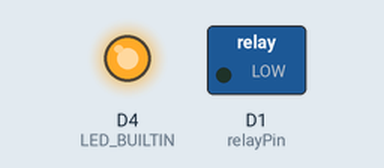
The sketch below on a simulated ESP8266 (Wemos D1 mini). Shown: switched loads named in the sketch (green lamp = pin HIGH), output pins drawn as LEDs (lit = HIGH, except the on-board LED, lit = LOW). WiFi joins after 1.5 s; servers stay silent unless stated; storage starts empty; what the sketch prints to the serial monitor is not drawn.

Above: at 2.1 s.
At 96.2 s:
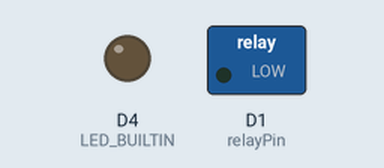
Timing chart, 0 to 97.7 s (numbered marks = the images above):
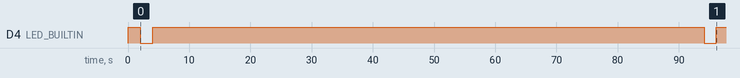

Measured:
- by itself, D4 (LED_BUILTIN): alternates HIGH for 90.1 s and LOW for 2.0 s

The sketch:

ResetFlake.ino
```cpp
//
// ResetFlake - it resets your flaky internet connectin.
//
// Written for ESP8266 (WeMos D1 Mini)
// with Relay Shield, or anything switched via pin D1.
//

#include <ArduinoJson.h>
#include <FS.h>
#include <Time.h>
#include <TimeLib.h>

#include <ESP8266WiFi.h> // default contrib v1.0.0
// #include <WiFiClient.h>
#include <ESP8266WebServer.h>

// See https://github.com/dancol90/ESP8266Ping
#include <ESP8266Ping.h>


//
// -- Configuration
//

const char * ssid = "mywifi";      // overridden in "/config.json"
const char * passwd = "password";

// Use both host name and IP to check that dns and routing are working.
// Do not 100% trust hostname-based ping, because the default router can
// return its own IP for "magic autoconfig", resulting in a successful ping
// but not to the host you think you reached. :o
//
// That said, we *do* need to confirm that DNS is working, so we *also*
// do a host-based ping. You can't win!
//
// I use CenturyLinkTM's DNS server name/IP, because am only interested in
// resetting the fragile C1000A modem when my upstream link dies.
//
const char * pingHost = "resolver1.centurylink.net";
IPAddress pingIp(205, 171, 3, 26);

int relayPin = D1;

//
// -- Advanced configuration
//

//
// Define this to make all the timeouts shorter for debugging.
//
// #define IMPATIENT_DEBUG_MODE 1

// Default interval at which to ping servers
#ifdef IMPATIENT_DEBUG_MODE
#define DEFAULT_POLL_S (15)
#else
#define DEFAULT_POLL_S (90)
#endif

//
// Time to wait after a reset
// Initial wait time is MS + INCREMENT
//
// CenturyLink's docs recommend waiting, what, 2 minutes?
//
// VDSL2 takes literally forever (OK, really about 4 minutes) to renegotiate and
// authenticate.
//
#define RETRY_WAIT_S (240)

#ifdef IMPATIENT_DEBUG_MODE
#define RETRY_WAIT_INCREMENT_S (45)
#else
#define RETRY_WAIT_INCREMENT_S (5)
#endif

// Time to stay off when power cycling
#define STAY_OFF_MS (5000)

// Additional time to stay off on subsequent retries
#define STAY_OFF_INCREMENT (1000)

//
// Ping config: A reset takes >90s, and then everything downstream
// of the modem has to reconfigure. Sometimes the network recovers.
// How long do we keep trying a failed ping before we give up and
// reset the internets? Let's be very patient, and wait for at least
// the length of a pop song.
//
#define PING_RETRY_MS (180000)

//
// Time to wait between pings, when the first one fails
//
#define PING_DELAY_MS (2000)

//
// -- Internal state
//

///
/// Internal reset counter -- this does not keep counting past 5-ish.
///
/// How many consecutive times have we tried a reset and failed?
///
/// (Should be less than 5 or so. Past that we stop counting and therefore
/// also stop increasing wait times etc.)
///
int resetCount = 0;

#define HISTORY_LENGTH (6)

typedef enum SystemStatusEnum
{
  STATUS_UNKNOWN, // 0, not used
  STATUS_OK,
  STATUS_DOWN,
  STATUS_RESETTING,
  STATUS_RESET_WAIT
} SystemStatus;

///
/// Stats
///
class Stats
{
  class OutageHistoryElement
  {
  public:
    time_t start;
    unsigned long length;
    OutageHistoryElement()
    {
      start = now();
      length = 0;
    }

    const OutageHistoryElement& operator=(const OutageHistoryElement & other)
    {
      start = other.start;
      length = other.length;
      return *this;
    }
  };

private:
  ///
  /// Current status
  ///
  SystemStatus _systemStatus;

  time_t _programStartTime;

  ///
  /// Time of the last successful ping
  ///
  time_t _lastSuccessTime;

  ///
  /// Time the current outage started, or 0 if everything is fine
  ///
  time_t _outageStartTime;

  ///
  /// Time the power switch was last cycled
  ///
  time_t _lastResetTime;

  ///
  /// Count of network resets since boot. Yeah it'll eventually wrap, but
  /// if it takes >90s to do a reset, how long will that take?
  ///
  /// There may be multiple resets during a long outage so this is not the most
  /// useful statistic.
  ///
  unsigned long _resetCount;

  ///
  /// Exponentially weighted average ping time in ms.
  /// We don't expect to see ping times > 1s, mostly because
  /// ESP8266Ping times out in 1s. Maybe this is configurable?
  ///
  int _avgPing;

  ///
  /// ms
  ///
  int _maxPing;

  ///
  /// Last ping time in ms
  ///
  int _ping;

  ///
  /// Longest outage we've seen, in seconds
  ///
  unsigned long _maxOutageSec;

  ///
  /// Exponentially weighted average outage time
  ///
  unsigned long _avgOutageSec;

  OutageHistoryElement _outageHistory[HISTORY_LENGTH];

public:
  Stats()
  {
    _systemStatus = STATUS_UNKNOWN;
    _programStartTime = now();
    _lastResetTime = _programStartTime; // as far as we know.
    _lastSuccessTime = now(); // set to now because also start of outage if currently down
    _outageStartTime = 0; // no current outage
    _resetCount = 0;
    _avgPing = 1;
    _maxPing = 1;
    _ping = 0;
    _maxOutageSec = 0;
    _avgOutageSec = 0;
  }

  void printToSerial()
  {
    Serial.print(asJson());
  }

  ///
  /// Get current stats as json
  ///
  String asJson()
  {
    String json = "{\n";

    json += "\"status\":";
    switch (_systemStatus)
    {
    case STATUS_OK:         json += "\"OK\"";         break;
    case STATUS_DOWN:       json += "\"DOWN\"";       break;
    case STATUS_RESETTING:  json += "\"RESETTING\"";  break;
    case STATUS_RESET_WAIT: json += "\"RESET_WAIT\""; break;

    default:
    case STATUS_UNKNOWN:
      json += "\"UNKNOWN\"";
      break;
    }
    json += ",\n";

    json += "\"uptime\":";
    json += getSystemUptimeSec();
    json += ",\n";

    json += "\"outageDuration\":";
    json += getOutageDuration();
    json += ",\n";

    json += "\"linkUp\":";
    json += getUptimeSec();
    json += ",\n";

    json += "\"outageMax\":";
    json += getMaxOutageSec();
    json += ",\n";

    json += "\"outageAvg\":";
    json += getAvgOutageSec();
    json += ",\n";

    json += "\"resetCount\":";
    json += getResetCount();
    json += ",\n";

    json += "\"ping\":";
    json += getPingMs();
    json += ",\n";

    json += "\"pingAvg\":";
    json += getAvgPingMs();
    json += ",\n";

    json += "\"pingMax\":";
    json += getMaxPingMs();
    json += ",\n";

    // Outage history!
    json += "\"outageHistory\": [\n";
    int i = 0;
    while (true)
    {
      OutageHistoryElement el = _outageHistory[i];
      json += " {\n";
      json += "  \"ago\":";
      json += now() - el.start;
      json += ",\n";
      json += "  \"length\":";
      json += el.length;
      json += "\n";

      if (i < (HISTORY_LENGTH - 1))
      {
        json += " },\n";
      }
      else
      {
        json += " }\n";
        break;
      }
      i++;
    }
    json += "]\n";

    json += "\n}\n";

    return json;
  }

  ///
  /// Current outage duration or -1 if no current outage...
  ///
  long getOutageDuration()
  {
    if (_outageStartTime == 0)
      return -1; // no outage

    return now() - _outageStartTime;
  }

  long getSystemUptimeSec()
  {
    return now() - _programStartTime;
  }

  long getUptimeSec()
  {
    if (_systemStatus != STATUS_OK)
      return 0;  // we're down *now*

    return now() - _lastResetTime;
  }

  unsigned long getMaxOutageSec()
  {
    return _maxOutageSec;
  }

  unsigned long getAvgOutageSec()
  {
    return _avgOutageSec;
  }

  unsigned long getResetCount()
  {
    return _resetCount;
  }

  int getPingMs()
  {
    return _ping;
  }

  int getAvgPingMs()
  {
    return _avgPing;
  }

  int getMaxPingMs()
  {
    return _maxPing;
  }

  ///
  /// Register that a reset occurred
  ///
  void logReset()
  {
    ++ _resetCount;
    _systemStatus = STATUS_RESETTING;

    // Log stats about uptime
    time_t nowTime = now();

    // TODO: collect historical uptime stats?
    // long uptime = nowTime - _lastResetTime;

    // Assume here that the outage starts at the last successful ping
    _outageStartTime = _lastSuccessTime;
    _lastResetTime = nowTime;
  }

  ///
  /// After resetting, we wait a bit before we try to ping again
  ///
  void logResetWait()
  {
    _systemStatus = STATUS_RESET_WAIT;
  }

  void logPingFail()
  {
    // We don't ping while resetting, so we can safely assume that the reset
    // is over:
    _systemStatus = STATUS_DOWN;

    // TODO: report ping fail time for impatient user (me!)
  }

  ///
  /// Called when an outage ends (with a successful ping)
  /// to update max outage statistics.
  /// Call logOutageStart() to start an outage.
  ///
  /// If there is not currently an outage, does nothing.
  ///
  void logOutageEnd(time_t when)
  {
    _systemStatus = STATUS_OK;

    if (0 == _outageStartTime) // no current outage?
      return;

    long outageDuration = when - _outageStartTime;

    Serial.print("Logging end of outage, duration: ");
    Serial.println(outageDuration);

    if (outageDuration <= 0)
    {
      Serial.println("outage duration < 1s, is that possible?");
    }

    if ((unsigned long)outageDuration > _maxOutageSec)
      _maxOutageSec = outageDuration;

    _avgOutageSec = _updateMovingAverage(_avgOutageSec, outageDuration);

    // Push all history back one here

    for (int i = 0; i < (HISTORY_LENGTH - 1); i++)
    {
      _outageHistory[i] = _outageHistory[i + 1];
    }
    OutageHistoryElement & hist = _outageHistory[HISTORY_LENGTH - 1];
    hist.start = _outageStartTime;
    hist.length = outageDuration;

    _outageStartTime = 0; // Reset current outage status
  }

  ///
  /// Logs the ping time, and also marks the end of an outage
  /// if we currently have one.
  ///
  void logPingTime(int pingMs)
  {
    _ping = pingMs;
    _lastSuccessTime = now();

    logOutageEnd(_lastSuccessTime);

    // We expect avgPing to be < 1000ms so this is safe?
    _avgPing = _updateMovingAverage(_avgPing, pingMs);

    if (pingMs > _maxPing)
      _maxPing = pingMs;
  }

  //
  // -- Helpers
  //
protected:
  ///
  /// Approximates the exponential moving average value, using
  /// integer math.
  ///
  /// \return new average value
  ///
  long _updateMovingAverage(long oldVal, long newVal)
  {
    // Not sure how accurate time-decayed math is when rounded to
    // the nearest int every time. :)

    long avg = (oldVal * 950) + (newVal * 50); // 95% old, 5% new, * 1000
    avg = (avg + 500) / 1000;
    return avg;
  }

  ///
  /// Print uptime in seconds to serial
  ///
  void _printUptime(long uptime)
  {
    int days = uptime / 86400L;
    int hours = hour((time_t)uptime);
    int minutes = minute((time_t)uptime);
    int seconds = second((time_t)uptime);
    Serial.print(days);
    Serial.print("d ");
    Serial.print(hours);
    Serial.print(":");
    Serial.print(minutes);
    Serial.print(":");
    Serial.print(seconds);
  }
};

Stats stats;
ESP8266WebServer server(80);

void setup()
{
  pinMode(LED_BUILTIN, OUTPUT);
  pinMode(relayPin, OUTPUT);

  Serial.begin(115200);

  while(!Serial) {} // Wait for console log

  Serial.println("Hello, world!");

  // The ESP8266 LED HIGH = off
  digitalWrite(LED_BUILTIN, HIGH);
  digitalWrite(relayPin, LOW);

  // Serve web pages and get config from the filesystem.
  if (!SPIFFS.begin()) {
    Serial.println("SPIFFS init failed");
  }

  // Read json config if found
  File configFile = SPIFFS.open("/config.json", "r");
  if (!configFile)
  {
    Serial.println("ERROR: config.json not found; using defaults");
  }
  else
  {
    // Warning: parse() copies the entire file into memory.
    DynamicJsonBuffer jsonBuffer; // or Static<> or Dynamic
    JsonObject & root =  jsonBuffer.parse(configFile);
    configFile.close();

    if (!root.success())
    {
      Serial.println("Could not parse config.json; using defaults");
    }
    else
    {
      // root.printTo(Serial);
      ssid = root["ssid"];
      passwd = root["password"];
    }
  }

  Serial.print("Connecting to ");
  Serial.println(ssid);

  WiFi.mode(WIFI_STA); // defaults to BOTH, AP + Station, which is not what we want
  WiFi.begin(ssid, passwd);

  // Wait for WIFI and blink while attempting
  int state = LOW;
  while (WiFi.status() != WL_CONNECTED) {
    delay(1000);
    Serial.print(".");
    if (state == HIGH)
      state = LOW;
    else
      state = HIGH;

    digitalWrite(LED_BUILTIN, state);
  }
  Serial.println("");
  Serial.print("WiFi connected: ");
  Serial.println(WiFi.localIP());
  digitalWrite(LED_BUILTIN, HIGH);

  server.on("/hello", getHello);
  server.on("/stats", getStats);
  server.on("/", getRedirectToIndex);

  server.serveStatic("/", SPIFFS, "/web/"); // "max-age=86400"
  server.begin();
}

void loop()
{
  int sleepytime = wakeUp();
  Serial.print("zzz... (");
  Serial.print(sleepytime);
  Serial.println("s)");
  delayAndServe(sleepytime * 1000);
}

// -- Web handlers --

void getRedirectToIndex()
{
  server.sendHeader("Location", String("/index.html"), true);
  server.send( 302, "text/plain", "");
}

void getHello()
{
  server.send( 200, "text/plain", String("Hello, world"));
}

void getStats()
{
  server.send( 200, "application/json", stats.asJson());
}

// -- Main ping program --

int wakeUp()
{
  // Turn the led on while checking, and turn it off on success.
  // If the light stays on, we are in trouble. :o

  digitalWrite(LED_BUILTIN, LOW);
  bool pingStatus = doPing();
  if (pingStatus)
  {
    digitalWrite(LED_BUILTIN, HIGH); // success, turn off LED!
    resetCount = 0;
  }
  else
  {
    ++ resetCount;
    if (resetCount > 5) // limit max poll delay if we're offline
      resetCount = 5;

    doReset();
  }

  stats.printToSerial();

  if (resetCount <= 0)
    return DEFAULT_POLL_S;
  else
    return RETRY_WAIT_S + (resetCount * RETRY_WAIT_INCREMENT_S);
}

bool doPing()
{
  // The net is up if we can ping our upstream IP (or something nearby),
  // and also DNS is working.
  //
  // Reference config: Centurylink's DNS sometimes fails until we
  // reset the modem, even though IP routing still works. :(

  // If we can't get both our pings within a set time, it failed
  unsigned long startTime = millis();

  if (!persistentPing(pingIp, startTime))
    return false;

  // And now by hostname

  Serial.print("Ping host: ");
  Serial.println(pingHost);

  IPAddress byNameIp;
  if (!WiFi.hostByName(pingHost, byNameIp))
    return false;

  if (!persistentPing(byNameIp, startTime))
    return false;

  return true;
}

///
/// Ping the address repeatedly until one successful ping happens
/// or we reach PING_RETRY_MS, assuming we started at time startMillis
///
bool persistentPing(IPAddress dest, long startMillis)
{
  Serial.print("Pinging ");
  Serial.print(dest);
  Serial.print("..");

  while (true)
  {
    if (Ping.ping(dest, 1))
    {
      int avg_time_ms = Ping.averageTime();
      Serial.print(avg_time_ms);
      Serial.println("ms");
      stats.logPingTime(avg_time_ms);

      return true;
    }

    stats.logPingFail(); // If we got here, ping failed. Noooo!

    if ((millis() - startMillis) > PING_RETRY_MS) // timed out?
    {
      Serial.println("fail. :(");
      return false;
    }
    else
    {
      Serial.print(".");
      delayAndServe(1000);
    }
  }
}

void doReset()
{
  stats.logReset();

  Serial.print("Resetting...");
  digitalWrite(relayPin, HIGH); // energize to disconnect: using normally-closed contacts
  delayAndServe(STAY_OFF_MS + (resetCount * STAY_OFF_INCREMENT));
  digitalWrite(relayPin, LOW);
  Serial.println("done");

  stats.logResetWait(); // Now we wait, and wait, and wait.
}

///
/// Delay, but also serve web clients
///
void delayAndServe(long milliseconds)
{
  long ticks = milliseconds / 125L;
  int leftover = milliseconds % 125;

  while (ticks > 0)
  {
    --ticks;
    delay(125);
    server.handleClient();
  }
  delay(leftover);
}
```
